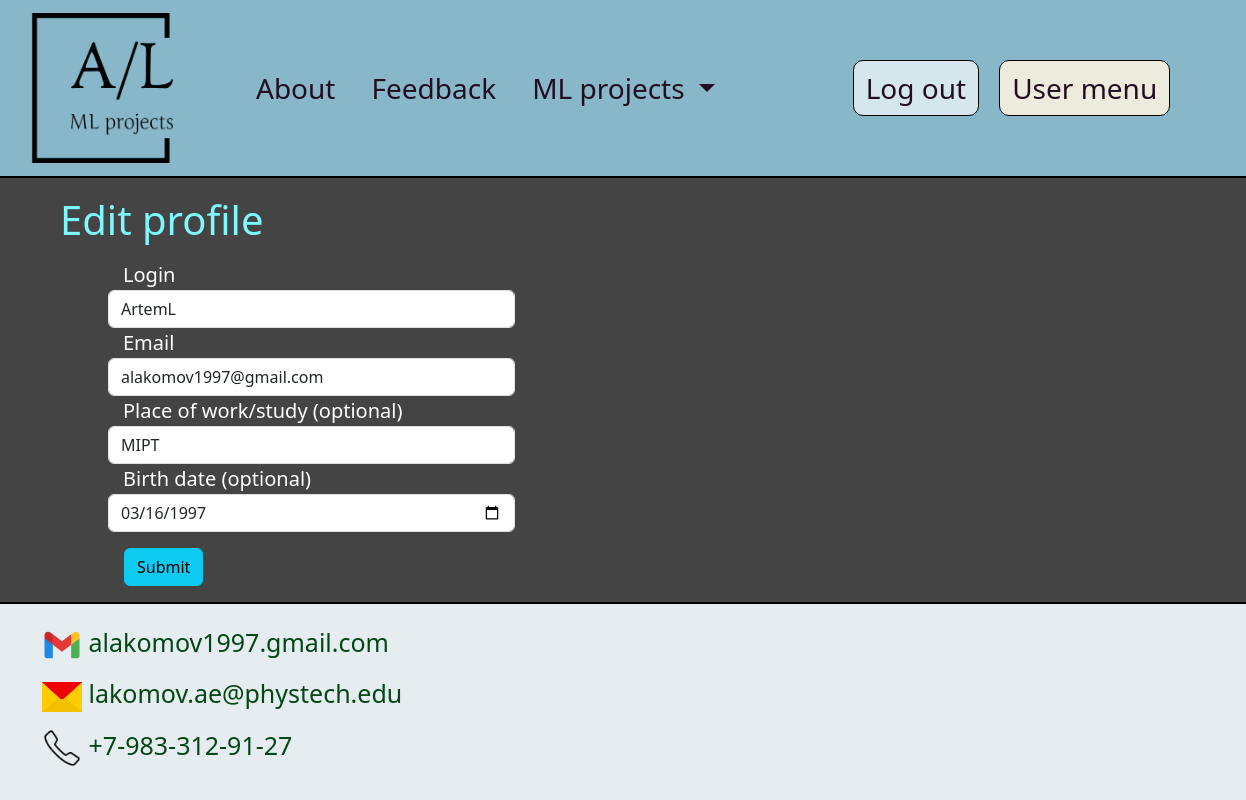
The page /edit_data/ (signed in) on the database its author committed.
### main_app/models.py (models this page shows, shortened)
class CustomUser(AbstractUser):
    work_place = models.CharField(max_length=200, verbose_name="work_place", blank=True, null=True)
    birth_date = models.DateField(verbose_name="birth_date", blank=True, null=True)

### main_app/views.py (the view)
# urls.py: path('edit_data/', user_data_edit_view, name="edit_data"),
@login_required(login_url=reverse_lazy("authentication_error"))
def user_data_edit_view(request):
    if request.method == "POST":
        form = UpdateUserProfileForm(request.POST, instance=request.user)
        if form.is_valid():
            form.save()
            return redirect("user_page")
        else:
            for field in form:
                print(field.name, field.errors)
    else:
        form = UpdateUserProfileForm(instance=request.user)
    context = {"form": form}
    return render(request, 'main_app/user_edit_data.html', context=context)

### main_app/forms.py
class UpdateUserProfileForm(forms.ModelForm):
    username = forms.CharField(label='Login', widget=forms.TextInput(attrs={"class": "form-control"}))
    email = forms.EmailField(label="Email", widget=forms.EmailInput(attrs={"class": "form-control"}))
    work_place = forms.CharField(label="Place of work/study (optional)",
                                 widget=forms.TextInput(attrs={"class": "form-control"}),
                                 required=False)
    birth_date = forms.DateField(label="Birth date (optional)",
                                 widget=forms.DateInput(attrs={"class": "form-control", "type": "date"}),
                                 required=False)
    class Meta:
        model = CustomUser
        fields = ('username', 'email', 'work_place', 'birth_date')

### main_app/templates/main_app/user_edit_data.html (shortened to what this page needs)
{% extends 'main_app/base.html' %}
{% block menu %}
    <li class="nav-item "> <a class = "nav-link" href="{% url 'about' %}" target="_blank"> About </a> </li>
    <li class="nav-item"> <a class = "nav-link" href="{% url 'feedback' %}" target="_blank"> Feedback </a> </li>
    <li class="nav-item dropdown">
      <a class="nav-link dropdown-toggle" role="button" data-bs-toggle="dropdown" href="#"> ML projects </a>
  </li>
{% endblock %}
{% block content %}
<div class="container-fluid main_div">
  <div class="col-12 ms-md-5">
    <h1 class="py-2"> Edit profile</h1>
    <form method="post">
        <div class="col-sm-6 col-lg-4 ms-md-5">
        {% for field in form %}
          <label> {{ field.label }} </label>
          {{ field }}
        {% endfor %}
      </div>
      <div class="col-3 p-3 ms-md-5" style="padding:1%">
        <button class="btn btn-info" type="submit"> Submit</button>
      </div>
      </div>
  </div>
{% endblock %}

### main_app/static/main_app/css/navbar_styles.css (style rules this page uses)
:root { --header_text_color: #230D21; --header_background_color: #87b7c9; --header_background_color_accent: #609cb3; --header_text_color_accent: #F8F8FF; --transition_time: 0.2s; --background-color: #444444; }
body { min-width: 320px; }
a { text-decoration: none; color:#90d4b5; }
label { font-size: 20px; color:white; margin-left:15px; }
h1 { color:#7DF9FF; margin-top:10px; }
.main_div { background-color:#444444; border-bottom:2px solid black; border-top: 2px solid black; }
.nav-item { margin-right:20px; }
.nav-item:first-child { margin-left: 0; }
.nav-link { font-size:28px; color: var(--header_text_color) !important; }

### rows shown on the page
CustomUser: form "ArtemL" "alakomov1997@gmail.com" "MIPT" "03/16/1997"

### other values the page prints
{{ field.label }} "Login" "Email" "Place of work/study (optional)" "Birth date (optional)"
